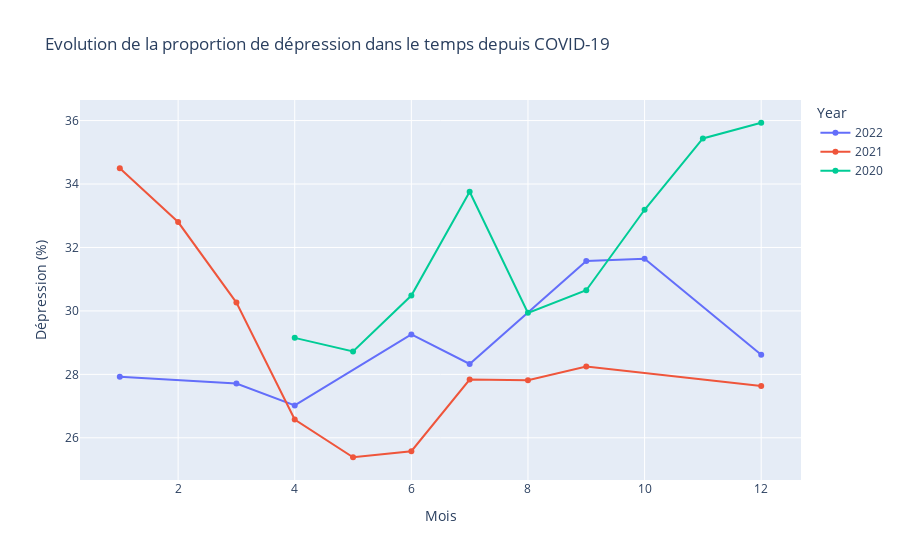

Notebook cell for this chart:
### Code cell
fig_season = px.line(season, x="Month", y="Value", color='Year', markers=True, 
            title='Evolution de la proportion de dépression dans le temps depuis COVID-19',
            labels=dict(Month="Mois", Value="Dépression (%)"))
fig_season.show()

### Figure 1 — Plotly figure (JSON) as saved in the notebook; plotly's stock layout.template omitted (floating-point values rounded to 4 significant figures)
{"data": [{"hovertemplate": "Year=2022<br>Mois=%{x}<br>Dépression (%)=%{y}<extra></extra>", "legendgroup": "2022", "line": {"color": "#636efa", "dash": "solid"}, "marker": {"symbol": "circle"}, "mode": "markers+lines", "name": "2022", "orientation": "v", "showlegend": true, "type": "scatter", "x": [1, 3, 4, 6, 7, 9, 10, 12], "xaxis": "x", "y": [27.92, 27.71, 27.02, 29.26, 28.33, 31.58, 31.64, 28.62], "yaxis": "y"}, {"hovertemplate": "Year=2021<br>Mois=%{x}<br>Dépression (%)=%{y}<extra></extra>", "legendgroup": "2021", "line": {"color": "#EF553B", "dash": "solid"}, "marker": {"symbol": "circle"}, "mode": "markers+lines", "name": "2021", "orientation": "v", "showlegend": true, "type": "scatter", "x": [1, 2, 3, 4, 5, 6, 7, 8, 9, 12], "xaxis": "x", "y": [34.5, 32.8, 30.26, 26.58, 25.39, 25.58, 27.83, 27.81, 28.25, 27.63], "yaxis": "y"}, {"hovertemplate": "Year=2020<br>Mois=%{x}<br>Dépression (%)=%{y}<extra></extra>", "legendgroup": "2020", "line": {"color": "#00cc96", "dash": "solid"}, "marker": {"symbol": "circle"}, "mode": "markers+lines", "name": "2020", "orientation": "v", "showlegend": true, "type": "scatter", "x": [4, 5, 6, 7, 8, 9, 10, 11, 12], "xaxis": "x", "y": [29.15, 28.72, 30.48, 33.76, 29.94, 30.65, 33.19, 35.44, 35.93], "yaxis": "y"}], "layout": {"legend": {"title": {"text": "Year"}, "tracegroupgap": 0}, "title": {"text": "Evolution de la proportion de dépression dans le temps depuis COVID-19"}, "xaxis": {"anchor": "y", "domain": [0, 1], "title": {"text": "Mois"}}, "yaxis": {"anchor": "x", "domain": [0, 1], "title": {"text": "Dépression (%)"}}}}
